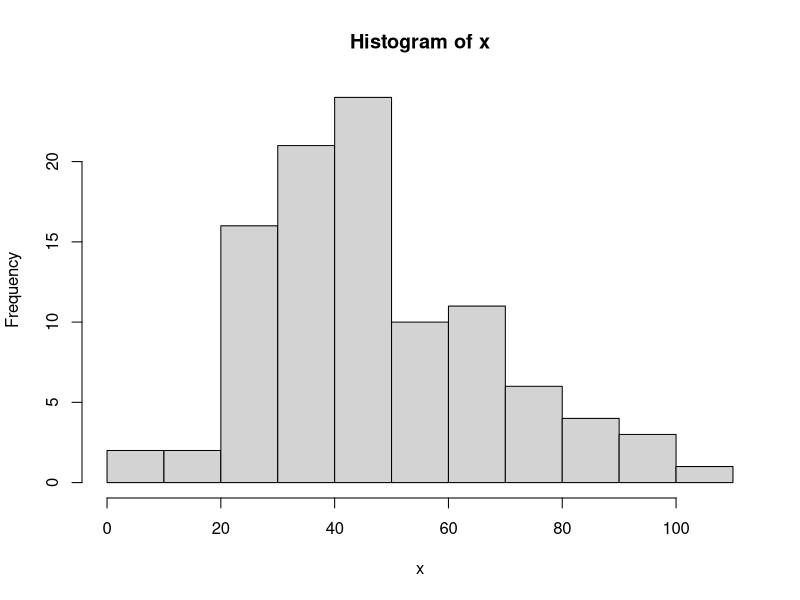
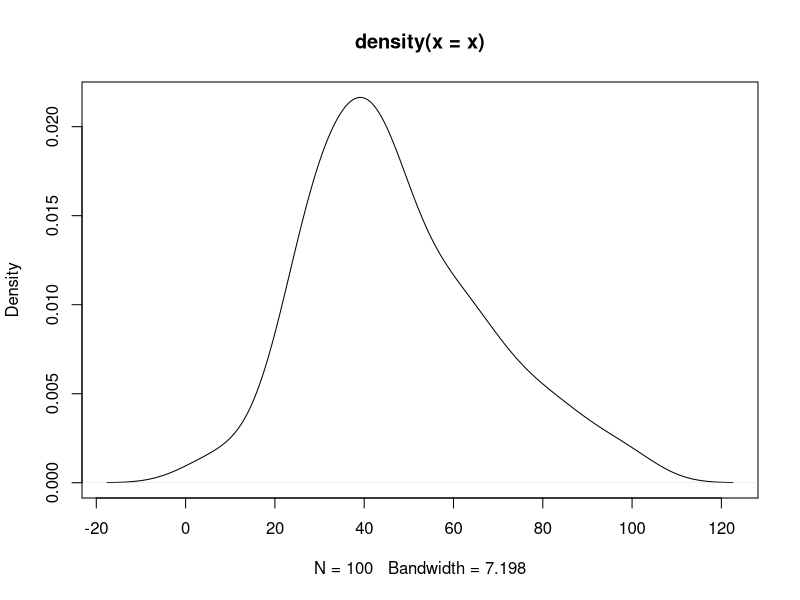

These charts were generated, in order, by the following R code: (Note: this script raises an error after producing the figures.)
#Kurtosis
#describes the tail shape of the data distribution
# The normal distribution has zero kurtosis and 
# thus the standard tail shape. 
# It is said to be mesokurtic. 
# Negative kurtosis would indicate a thin-tailed data distribution, 
# and is said to be platykurtic. 
# Positive kurtosis would indicate a fat-tailed distribution, 
# and is said to be leptokurtic.

set.seed(1234)
(marks = ceiling(rnorm(100,50,20)))
x=marks
library(e1071)                    # load e1071 
hist(x)
plot(density(x))
e1071::kurtosis(x)  # -0.38  -vely Thin Tail




x1= c(2, 5, -1, 3, 4, 5, 0, 2)
kurt(x1)



library(e1071)                    # load e1071 
duration = faithful$eruptions     # eruption durations
plot(density(duration))
kurtosis(duration)                # apply the kurtosis function 
#[1] -1.5116 -ve : thin Tail